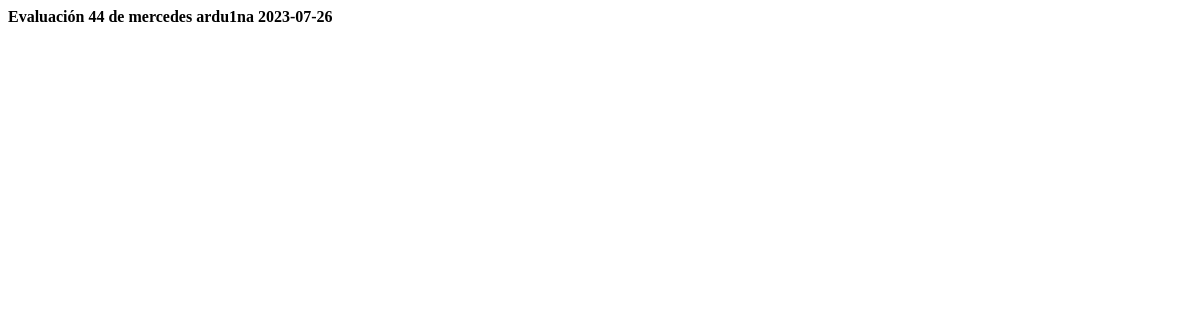
The app's page /evaluacion/50/ (signed in), older data.
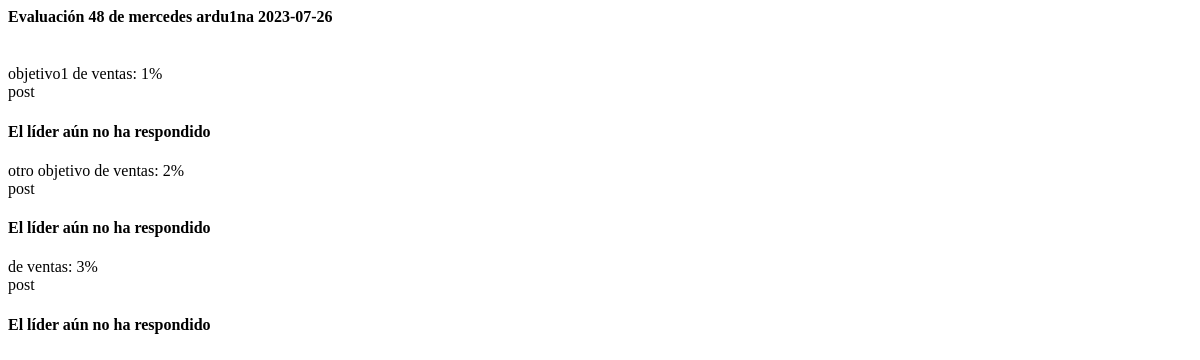
The same page, newer data.
### indicadores/models.py (models this page shows)
class Evaluacion (models.Model):
    lider = models.ForeignKey(
                                Lider, related_name="evaluaciones", on_delete=models.SET_NULL, null=True)
    empleado = models.ForeignKey(
                                Empleado, related_name="evaluaciones", on_delete=models.SET_NULL, null=True)
    fecha = models.DateField(
                                default=date.today())
    def __str__ (self):
        return f'Evaluación {self.id} de {self.empleado} {self.fecha}'
    class Meta:
        verbose_name_plural = "Evaluaciones"

class Empleado(models.Model):
    user = models.OneToOneField(
                User, related_name="empleado", on_delete=models.CASCADE
                )
    cargo = models.ForeignKey(
                    Cargo, on_delete=models.CASCADE, related_name="empleados", null=True, blank=False
                    )
    nivel_administrativo = models.ForeignKey(
                    NivelAdministrativo, on_delete=models.CASCADE, null=True, related_name="empleados", blank=False
                    )
    lider = models.ForeignKey(
                    Lider, on_delete=models.CASCADE, null=True, related_name="empleados", blank=False
                    )
    regional = models.ForeignKey(
                    'Regional', related_name="empleados", on_delete=models.SET_NULL, null=True
                    )
    def __str__(self):
        return f'{self.user.first_name} {self.user.last_name}'

class RespuestaObjetivo (models.Model):
    objetivo = models.ForeignKey(
                            Objetivo, related_name="respuesta", on_delete=models.CASCADE )
    evaluacion = models.ForeignKey(Evaluacion,
                                   related_name="respuestas_objetivo", on_delete=models.CASCADE)
    observaciones_empleado = models.CharField(max_length=950, null=True, blank=True)
    resultado_empleado = models.IntegerField(null=True, blank=True)
    observaciones_lider = models.CharField(max_length=950, null=True, blank=True)
    resultado_lider = models.IntegerField(null=True, blank=True)
    def __str__ (self):
            return f'{self.objetivo}'
    class Meta:
        verbose_name_plural = "Respuestas a los Objetivos"
        verbose_name = "Respuesta al objetivo"

class Objetivo (models.Model):
    nombre = models.CharField(max_length=150)
    descripcion = models.CharField(max_length=950)
    cargo = models.ForeignKey(
            Cargo, related_name = "objetivos", on_delete=models.SET_NULL, null=True, blank=True)
    def __str__ (self):
            return f'{self.nombre}'

### indicadores/views.py (the view, shortened to what this page needs)
# urls.py: path('evaluacion/<int:id>/',views.evaluacion, name="evaluacion"),
@login_required
def evaluacion(request, id=None):
        try:
            empleado = request.user.empleado
            if id: # para ver una evaluación ya realizada
                if request.method == 'GET':
                    evaluacion = Evaluacion.objects.get(id=id)
                    respuestas_objetivo = RespuestaObjetivo.objects.filter(evaluacion=evaluacion)
                    print(respuestas_objetivo)
                context = {
                    'evaluacion': evaluacion,
                }
                print(f'se ha obtenido la instancia de evaluacion {evaluacion} id:{evaluacion.id}')
            template_name = 'indicadores/evaluacion.html'
            return render(request, template_name, context)
        except:
            if request.user.lider:
                lider = request.user.lider
                evaluacion = Evaluacion.objects.last()
                respuestas_objetivo = RespuestaObjetivo.objects.filter(evaluacion=evaluacion)
                forms_objetivo = []
                for respuestaobjetivo in respuestas_objetivo:
                    form_objetivo = RespuestaObjetivoLiderForm(instance=respuestaobjetivo, prefix=f'respuestaobjetivo_{respuestaobjetivo.pk}')
                    forms_objetivo.append((respuestaobjetivo, form_objetivo))
                if request.method == 'POST':
                    for respuestaobjetivo, form_objetivo in forms_objetivo:
                        form_objetivo = RespuestaObjetivoLiderForm(request.POST, instance=respuestaobjetivo, prefix=f'respuestaobjetivo_{respuestaobjetivo.pk}')
                        if form_objetivo.is_valid():
                            form_objetivo.save()
                    return redirect('success')
                print(respuestas_objetivo)
                context = {
                    'lider': lider,
                    'evaluacion': evaluacion,
                    'respuestas_objetivo': respuestas_objetivo,
                    'forms_objetivo': forms_objetivo
                }
                template_name = 'indicadores/evaluacion.html'
                return render(request, template_name, context)
            else:
                return HttpResponse('El usuario actual no está asociado ni a un empleado ni a un lider')

### templates/indicadores/evaluacion.html (shortened to what this page needs)
{% if request.user.empleado %}
    <h4>{{evaluacion}}</h4>
    {% if 'id' in request.resolver_match.kwargs %}
            {% for respuesta_objetivo in evaluacion.respuestas_objetivo.all %}
                {{respuesta_objetivo.objetivo}}: {{respuesta_objetivo.resultado_empleado}}% <br>
                {{respuesta_objetivo.observaciones_empleado}}<br>
                {% if respuesta_objetivo.observaciones_lider %}
                    Respuestas del lider {{respuesta_objetivo.evaluacion.lider}}:<br>
                    {{respuesta_objetivo.observaciones_lider}}%<br>
                    {{respuesta_objetivo.resultado_lider}}
                {% else %}
                    <h4>El líder aún no ha respondido </h4>
                {% endif %}
            {% endfor %}
    {% endif %}
{% endif %}

Row changes from the older to the newer data that the page shows:
no longer on this page (row unchanged): Evaluacion: id+empleado+fecha "Evaluación 44 de mercedes ardu1na 2023-07-26"
added Evaluacion: id+empleado+fecha "Evaluación 48 de mercedes ardu1na 2023-07-26"
added RespuestaObjetivo: objetivo "objetivo1 de ventas", resultado_empleado "1", observaciones_empleado "post", shows "El líder aún no ha respondido"
added RespuestaObjetivo: objetivo "otro objetivo de ventas", resultado_empleado "2", observaciones_empleado "post", shows "El líder aún no ha respondido"
added RespuestaObjetivo: objetivo "de ventas", resultado_empleado "3", observaciones_empleado "post", shows "El líder aún no ha respondido"
